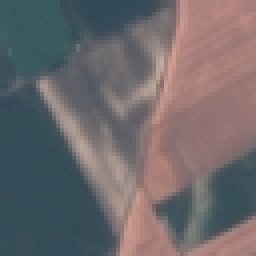
#> input picture dataset/EuroSAT/AnnualCrop/AnnualCrop_112.jpg, 64 x 64 px (shown 4 times larger); its folder holds only this picture in this run
$ python converter.py
#> lines starting #> are read from the running program, lines starting #| are printed output that depends on the picture
import os
import cv2
from tqdm import tqdm

# Source and target directories
source_dir = './dataset/EuroSAT'  # or '/kaggle/input/eurosat/dataset/EuroSAT' if on Kaggle
target_dir = './dataset/EuroSAT_gray_scale'

# Create the target root directory if it doesn't exist
os.makedirs(target_dir, exist_ok=True)

# Loop over all class folders
for class_name in os.listdir(source_dir):
    class_path = os.path.join(source_dir, class_name)
    if not os.path.isdir(class_path):
        continue  # skip files

    gray_class_name = f"{class_name}_gray_scale"
    gray_class_path = os.path.join(target_dir, gray_class_name)
    os.makedirs(gray_class_path, exist_ok=True)

    print(f"Converting class: {class_name}")

    for img_name in tqdm(os.listdir(class_path)):
        img_path = os.path.join(class_path, img_name)
        gray_img_path = os.path.join(gray_class_path, img_name)

        # Read and convert
        img = cv2.imread(img_path)
#> img is the input picture: shape (64, 64, 3); mean B, G, R 107, 104.5, 109.5
        if img is None:
            print(f"Warning: Couldn't read {img_path}")
            continue

        gray = cv2.cvtColor(img, cv2.COLOR_BGR2GRAY)
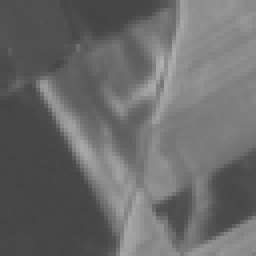
#> gray: shape (64, 64) (shown 4 times larger); min 68, max 176, mean 106.3
        cv2.imwrite(gray_img_path, gray)
#> pass 2 of the loop `for class_name in os.listdir(source_dir):`:
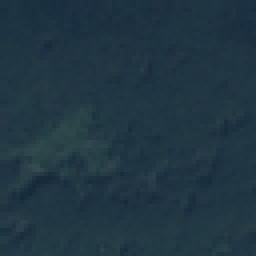
#> input picture dataset/EuroSAT/Forest/Forest_133.jpg, 64 x 64 px (shown 4 times larger)
#> img is the input picture: shape (64, 64, 3); mean B, G, R 67, 54.3, 33.1
#> `gray = cv2.cvtColor(img, cv2.COLOR_BGR2GRAY)`:
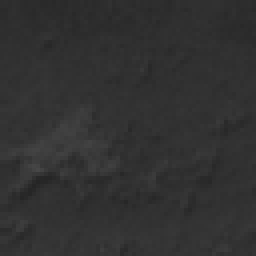
#> gray: shape (64, 64) (shown 4 times larger); min 37, max 71, mean 49.5
